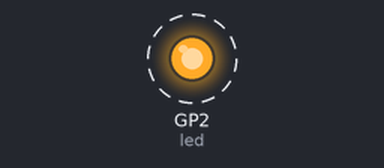
The program below on a simulated Raspberry Pi Pico running MicroPython. On the bench: output pins drawn as LEDs (lit = HIGH). Dashed ring = blinking. What the program prints to the serial console is not drawn.

Above: at 0.5 s.
Timing chart, 0 to 4.6 s (numbered marks = the images above):
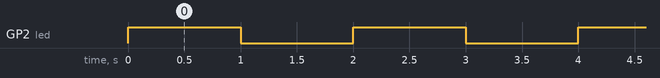

The program:

led_blinking.py
```python
from machine import Pin
from time import sleep

# led_gpio = 25  # Onboard LED of Raspberry Pi Pico without Wifi
led_gpio = 2  # LED at GPIO2
led = Pin(led_gpio, Pin.OUT)

print("LED blinking...")
try:
    while True:
        led.on()
        sleep(1)
        led.off()
        sleep(1)
except KeyboardInterrupt:
    print("Program aborted.")
    led.off()
```

Measured:
- by itself, GP2 (led): alternates HIGH for 1.0 s and LOW for 1.0 s
